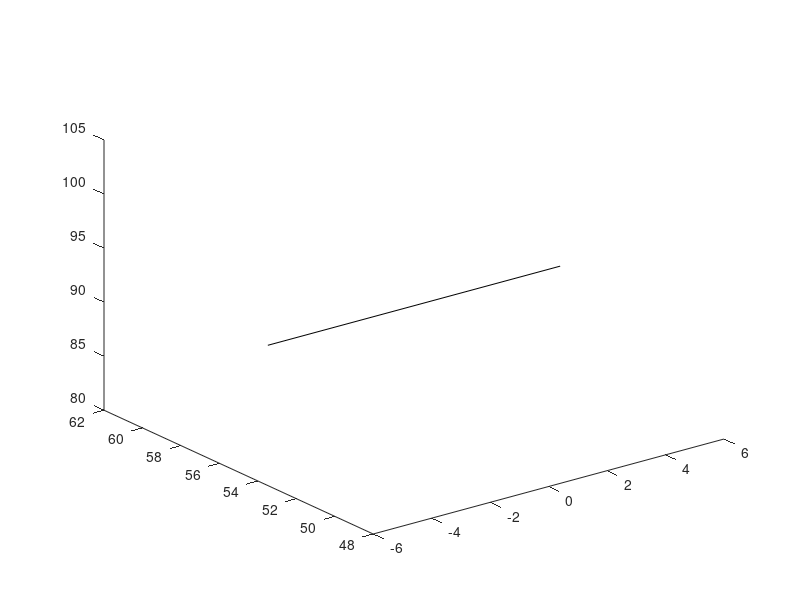

Reproduce this figure in MATLAB. (Note: this script raises an error after producing the figure.)

%% Draw the motor information at the top
%% These are not feature points to be covered and do not necessarily need to be drawn.
plot3([0,55],[5,5],[91,91],'k');  %East
plot3([0,55],[-5,-5],[91,91],'k'); 
plot3([0,0],[-5,5],[91,91],'k');  
plot3([55,55],[-5,5],[91,91],'k');  

plot3([5,5],[0,-55],[91,91],'k');  %South
plot3([-5,-5],[0,-55],[91,91],'k');  
plot3([-5,5],[0,0],[91,91],'k');  
plot3([-5,5],[-55,-55],[91,91],'k');  

plot3([-55,0],[5,5],[91,91],'k');  %West
plot3([-55,0],[-5,-5],[91,91],'k'); 
plot3([0,0],[-5,5],[91,91],'k');  
plot3([-55,-55],[-5,5],[91,91],'k'); 

plot3([5,5],[0,55],[91,91],'k');  %North
plot3([-5,-5],[0,55],[91,91],'k');  
plot3([-5,5],[0,0],[91,91],'k');  
plot3([-5,5],[55,55],[91,91],'k');  

%%The trajectory range that the motor can move is shown in blue.  
Motor1_range_vertices=[-4,-motor_move_max,91;4,-motor_move_max,91;4,-motor_move_min,91;-4,-motor_move_min,91];
Motor3_range_vertices=[-4,motor_move_min,91;4,motor_move_min,91;4,motor_move_max,91;-4,motor_move_max,91];
Motor2_range_vertices=[motor_move_min,-4,91;motor_move_min,4,91;motor_move_max,4,91;motor_move_max,-4,91];
Motor4_range_vertices=[-motor_move_min,-4,91;-motor_move_min,4,91;-motor_move_max,4,91;-motor_move_max,-4,91];

drawColoredQuadrilateral(Motor1_range_vertices,Motor_range_color);
drawColoredQuadrilateral(Motor3_range_vertices,Motor_range_color);
drawColoredQuadrilateral(Motor2_range_vertices,Motor_range_color);
drawColoredQuadrilateral(Motor4_range_vertices,Motor_range_color);


%Draw the motors

Real_N= motor_position_NSEW(temp_tk,1);
Real_S= motor_position_NSEW(temp_tk,2);
Real_E= motor_position_NSEW(temp_tk,3);
Real_W= motor_position_NSEW(temp_tk,4);

Motor_N=[-motor_l/2,Real_N+motor_w/2,91;motor_l/2,Real_N+motor_w/2,91;motor_l/2,Real_N-motor_w/2,91;-motor_l/2,Real_N-motor_w/2,91;
    -motor_l/2,Real_N+motor_w/2,95;motor_l/2,Real_N+motor_w/2,95;motor_l/2,Real_N-motor_w/2,95;-motor_l/2,Real_N-motor_w/2,95];

Motor_S=[-4,-(Real_S+motor_w/2),91;4,-(Real_S+motor_w/2),91;4,-(Real_S-motor_w/2),91;-4,-(Real_S-motor_w/2),91;
    -4,-(Real_S+motor_w/2),95;4,-(Real_S+motor_w/2),95;4,-(Real_S-motor_w/2),95;-4,-(Real_S-motor_w/2),95];

Motor_E=[(Real_E-motor_w/2),-4,91;(Real_E-motor_w/2),4,91;(Real_E+motor_w/2),4,91;(Real_E+motor_w/2),-4,91;
    (Real_E-motor_w/2),-4,95;(Real_E-motor_w/2),4,95;(Real_E+motor_w/2),4,95;(Real_E+motor_w/2),-4,95];

Motor_W=[-(Real_W+motor_w/2),-4,91;-(Real_W+motor_w/2),4,91;-(Real_W-motor_w/2),4,91;-(Real_W-motor_w/2),-4,91;
    -(Real_W+motor_w/2),-4,95;-(Real_W+motor_w/2),4,95;-(Real_W-motor_w/2),4,95;-(Real_W-motor_w/2),-4,95];

drawCuboid(Motor_N, Motor_color);drawCuboid(Motor_S, Motor_color);
drawCuboid(Motor_E, Motor_color);drawCuboid(Motor_W, Motor_color);

%% Draw the faces
Segment_vertice_all=Segment_vertice_deform(:,:,temp_tk);

for k_face=1:32
temp_face_vertuces=[Segment_vertice_all(k_face,1),Segment_vertice_all(k_face,2),0;Segment_vertice_all(k_face+1,1),Segment_vertice_all(k_face+1,2),0;
                                    Segment_vertice_all(k_face+1,1),Segment_vertice_all(k_face+1,2),91;Segment_vertice_all(k_face,1),Segment_vertice_all(k_face,2),91];
drawColoredQuadrilateral(temp_face_vertuces,Face_mesh_color);
end


%%Draw the feature points on the face 
scatter3(Object_1(:,1),Object_1(:,2),Object_1(:,3),'b*');
quiver3(Object_1(:,1),Object_1(:,2),Object_1(:,3),Object_1(:,4),Object_1(:,5),Object_1(:,6),'LineWidth',1,'Color','b','MaxHeadSize',0.5);

%%Draw the square of the feature point 

for k_fp=1:224
temp_mesh_vertices(:,:,k_fp)=[Object_corner_1(k_fp,1:3);Object_corner_1(k_fp,4:6);Object_corner_1(k_fp,7:9);Object_corner_1(k_fp,10:12)];
drawColoredQuadrilateral(temp_mesh_vertices(:,:,k_fp),Mesh_color);
end

